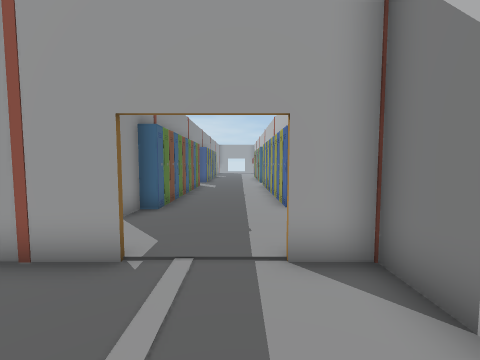
[1] (above)

24 first-person views from a walk through a 3-D level made in the Unity game engine. The camera is 1.5 m above the floor, tilts 4° down and sees 90° across. Doors are open. The floor is counted in squares, 1 m on a side. Each view is taken from the middle of a square. On the plan, view 1 faces up. The plan holds only what a view shows up to about 13 squares ahead; the rest is blank. The place goes on beyond the plan. The player character is not drawn. Some surface patterns are stand-ins.

[2]
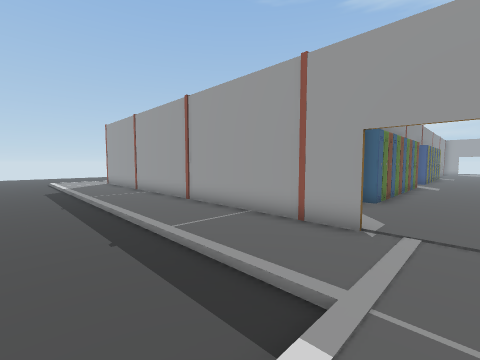

[3]
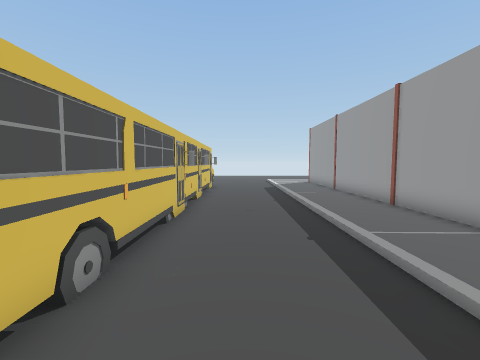

[4]
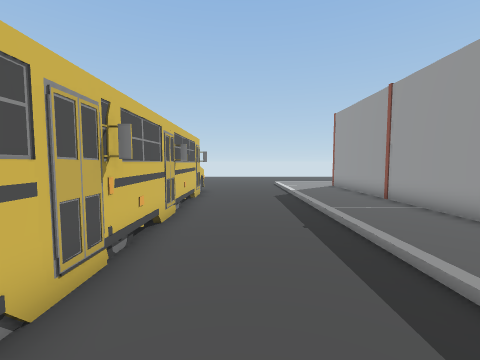

[5]
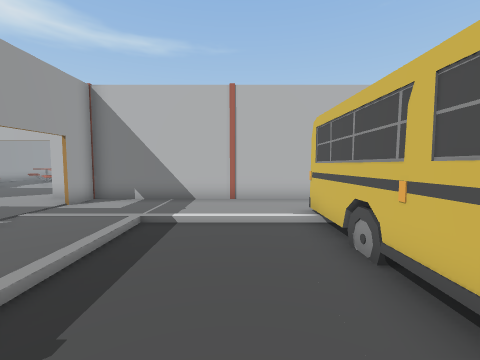

[6]
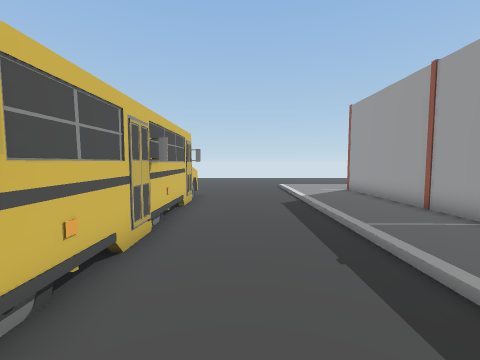

[7]
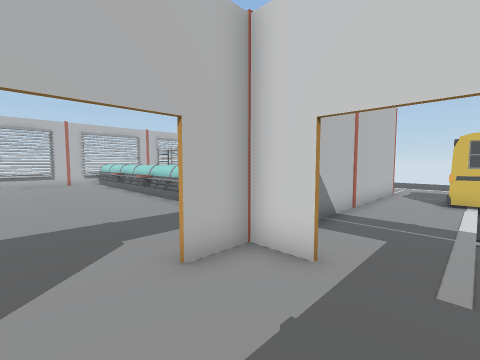

[8]
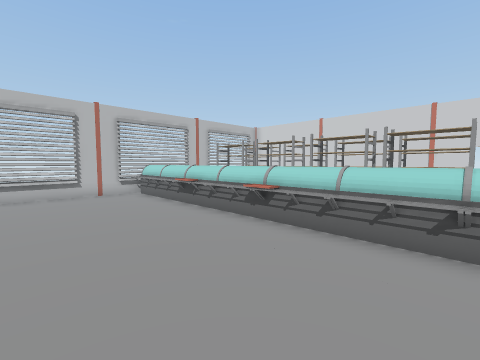

[9]
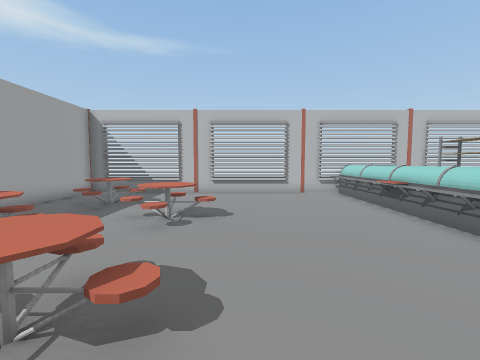

[10]
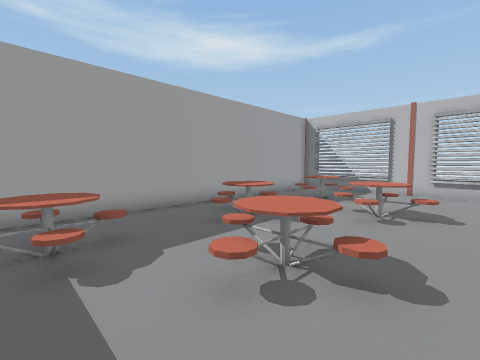

[11]
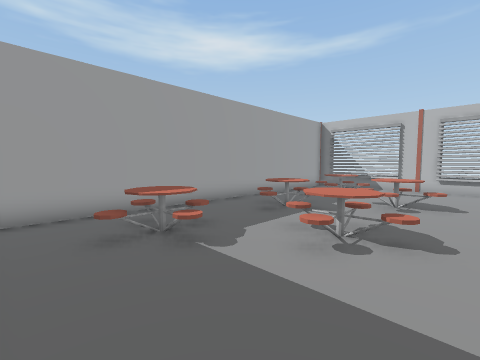

[12]
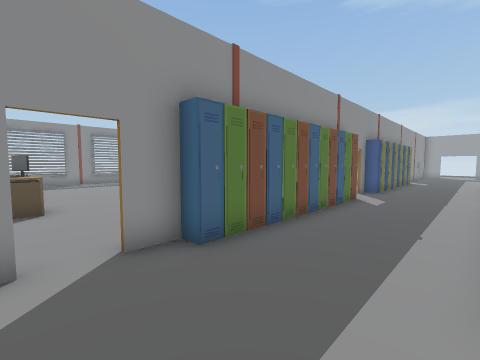

[13]
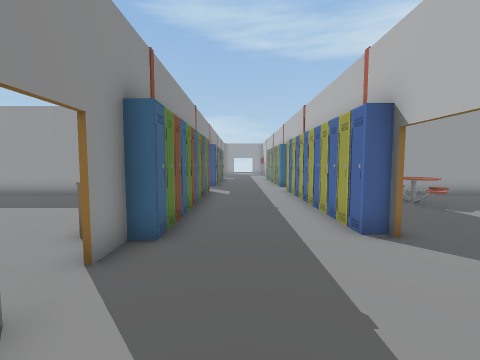

[14]
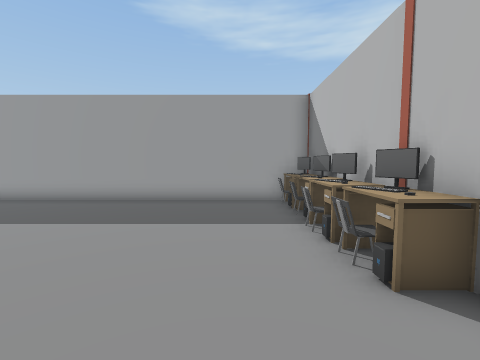

[15]
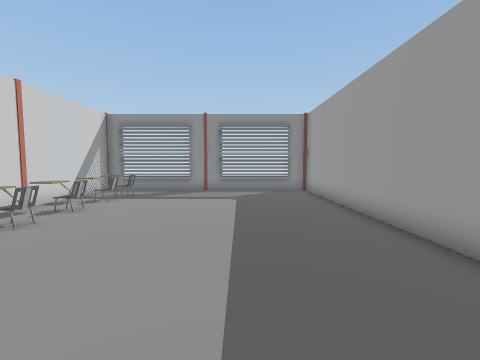

[16]
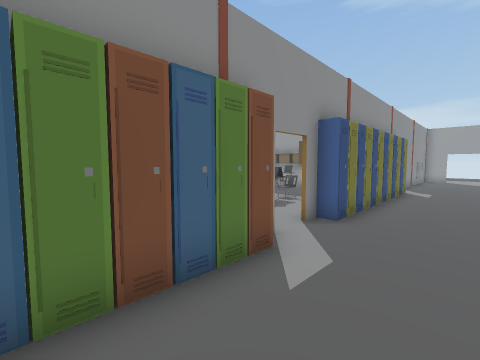

[17]
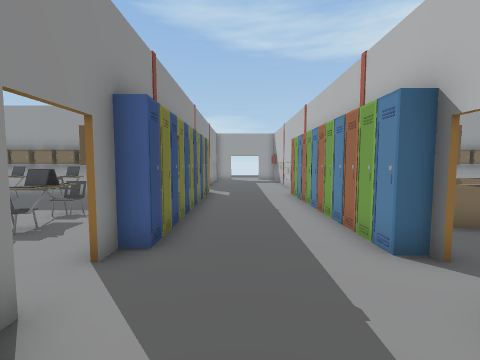

[18]
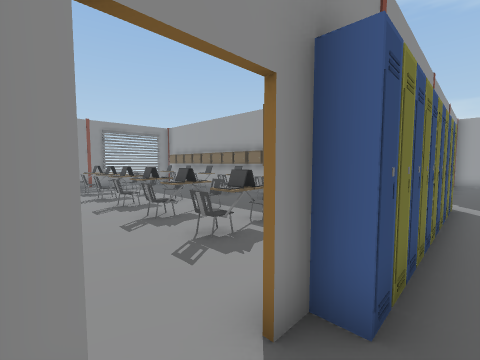

[19]
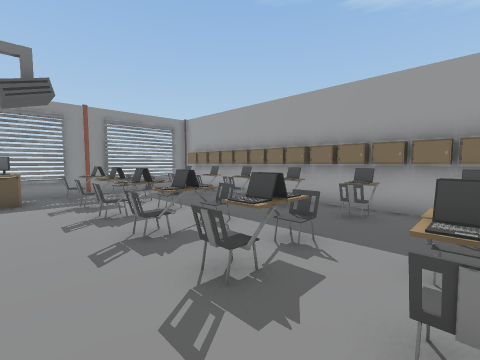

[20]
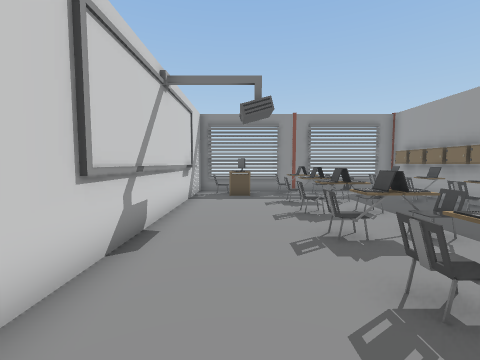

[21]
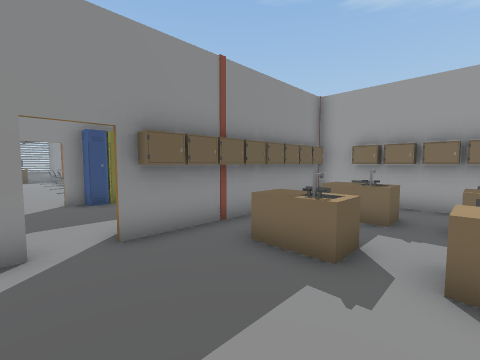

[22]
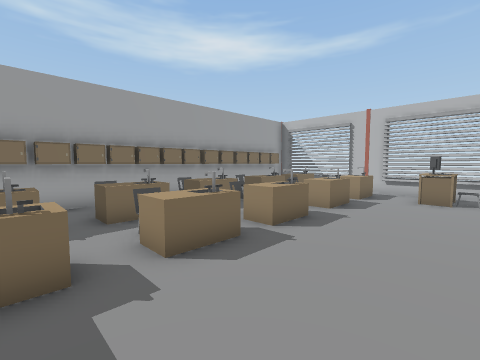

[23]
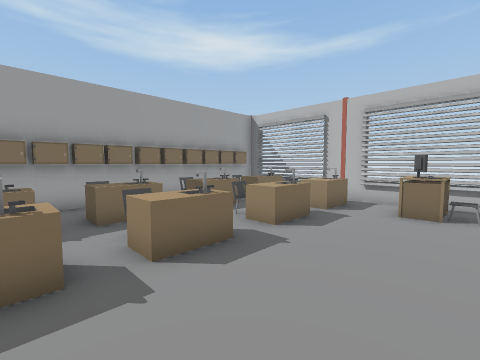

[24]
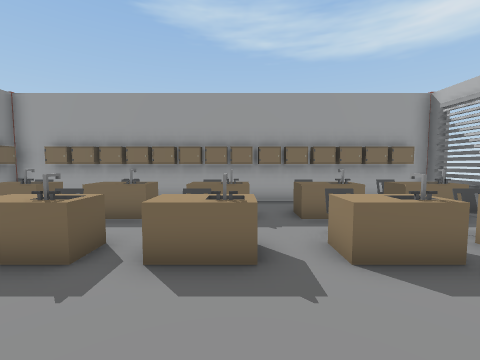

### Floor plan
Key: @ floor where view 1 was taken; # wall or solid block; . main floor; - floor 0.25 m lower than the main floor; / step, stairs or slope; D open door; B bus; R rack; T table; C computer; H chair; L laptop; O other object.
Columns run from 16 left of view 1 to 18 right of it. Each row starts with its distance up from view 1.
 25 OOOOOOOOOOO  O....O OOOOOOOOOOOOOO#
 24 HH.H.O.LH.   O....O O..O..O..O  O.#
 23 ..........   O....O TT.TT.TT.TT TT#
 22 ...........  O....O  ..........  .#
 21 OO.O.H.H..H. O....O.O..O..H..H  H.#
 20 H.HO.L.LL.L. O....O.TT.TT.OO.TT.TT#
 19 HH.H.H.HH.H.OO....O...............#
 18 ............OO....O...............#
 17 ............D.....DD............CT#
 16 .........   D#....OD............H.#
 15 ########### #O....O ############
 14 ............CO....O...............#
 13 ............TO....O..TT...T....T..#
 12 ...........OOO....O.TTTT.TTT..TTT.#
 11 ............CO....O..TT...T....T..#
 10 ............HO....O.....T...TT....#
  9 ............HO....O....TTT.TTTT...#
  8 ............TO....O.....T...TT....#
  7 .............#....D...............#
  6 HH..H..CT....DD...D...............#
  5 HHHHHH.OO....DD...D...............#
  4 ####### ### ###DD##...............#
  3 ..................#  .............#
  2 ..................#  OOOOOOOOOOOOO#
  1 ..................#  OOOOOOOOOOOOO#
  0 ---------------/@.#               #
 -1 ---------------/..#               #
 -2 ---------------/..#   RRRRRRRRRRR #
 -3 ---------------/..#               #
 -4 BBBBBBBBBBBBBBBBB.#   RRRRRRRR    #
 -5                  .#    RRRR RR    #
 -6                  .#
 -7                  .#   D####

Positions as (right, up) in squares from view 1, and headings:
1: (0, 0), facing up
2: (0, -2), facing up-left
3: (0, -2), facing left
4: (-5, -2), facing left
5: (-7, -2), facing right
6: (-7, -2), facing left
7: (-1, 7), facing down-right
8: (6, 7), facing down-right
9: (6, 7), facing right
10: (5, 7), facing up-right
11: (3, 7), facing up-right
12: (1, 5), facing up-left
13: (-1, 3), facing up
14: (-6, 5), facing up
15: (-6, 11), facing left
16: (0, 12), facing up-left
17: (-1, 14), facing up
18: (-2, 16), facing up-left
19: (-6, 17), facing up-left
20: (-6, 17), facing left
21: (7, 16), facing up-left
22: (5, 16), facing up-right
23: (8, 16), facing up-right
24: (11, 16), facing up
